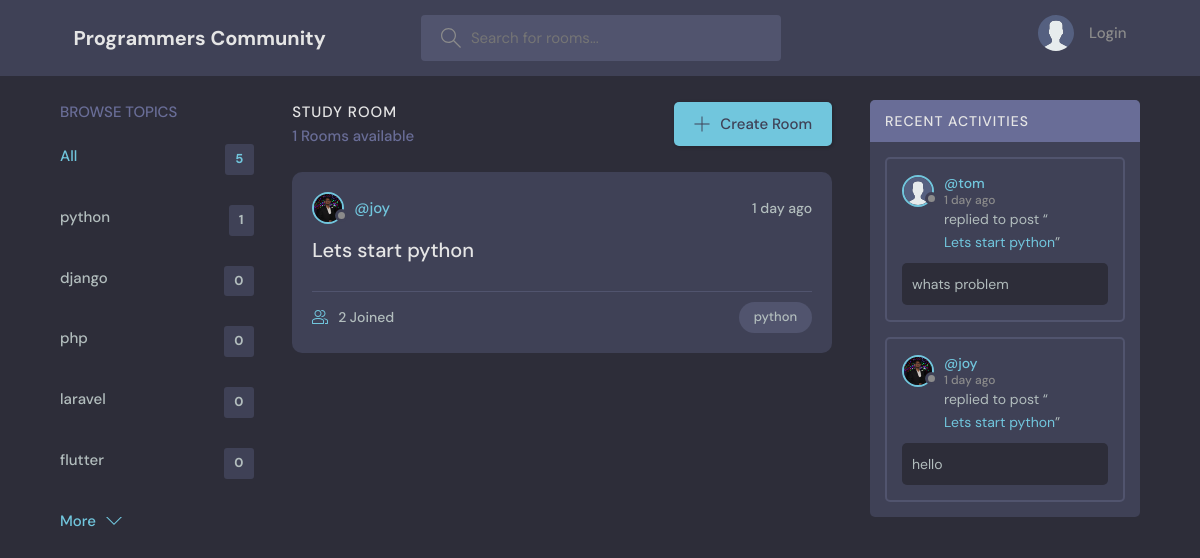
Before: / with the older database file.
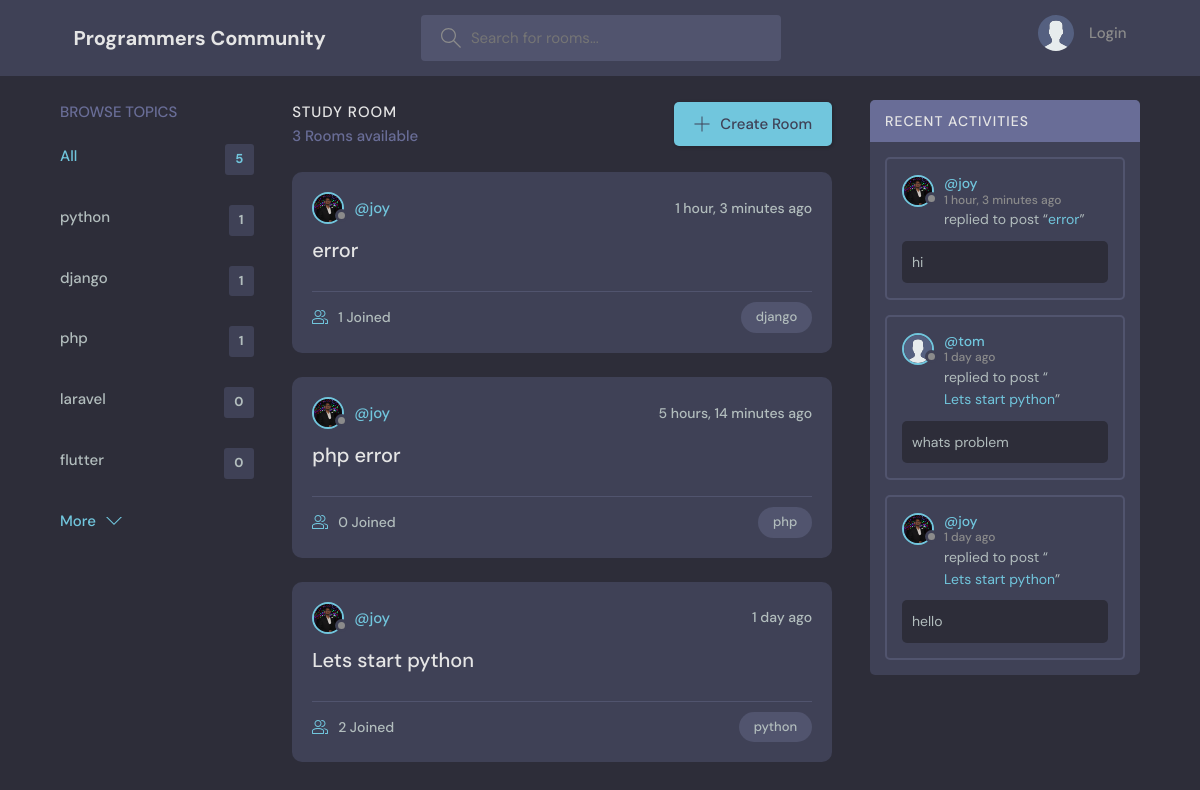
After: the same page with the newer database file.
### base/models.py (models this page shows, shortened)
class Topic(models.Model):
    name = models.CharField(max_length=200)

class Room(models.Model):
    host = models.ForeignKey(User, on_delete=models.SET_NULL, null=True)
    topic = models.ForeignKey(Topic, on_delete=models.SET_NULL, null=True)
    name = models.CharField(max_length = 200)
    description = models.TextField(null = True, blank = True)
    participants = models.ManyToManyField(User, related_name='participants', blank=True)
    updated = models.DateTimeField(auto_now = True)
    created = models.DateTimeField(auto_now_add = True)
    class Meta:
        ordering = ['-updated', '-created']
    def __str__(self):
        return self.name

class User(AbstractUser):
    name = models.CharField(max_length=300, null=True)
    email = models.EmailField(unique=True, null=True)
    bio = models.TextField(null=True)
    avatar = models.ImageField(default='avatar.svg', null=True)
    facebook = models.CharField(max_length=300, null=True, blank=True)
    twitter = models.CharField(max_length=300, null=True, blank=True)
    linkedin = models.CharField(max_length=300, null=True, blank=True)
    github = models.CharField(max_length=300, null=True, blank=True)
    website = models.URLField(null=True, blank=True)
    USERNAME_FIELD = 'email'
    REQUIRED_FIELDS = ['username']

class Message(models.Model):
    user = models.ForeignKey(User, on_delete=models.CASCADE)
    room = models.ForeignKey(Room, on_delete=models.CASCADE)
    body = models.TextField()
    updated = models.DateTimeField(auto_now = True)
    created = models.DateTimeField(auto_now_add = True)
    class Meta:
        ordering = ['-updated', '-created']

### base/views.py (the view)
# urls.py: path('', views.home, name='home'),
def home(request):
    q = request.GET.get('q') if request.GET.get('q') != None else ''
    rooms = Room.objects.filter(
        Q(topic__name__icontains=q) |
        Q(name__icontains=q) |
        Q(description__icontains=q)
    )
    topics = Topic.objects.all()[0:5]
    room_count = rooms.count()
    room_messages = Message.objects.filter(Q(room__topic__name__icontains=q))
    context = {'rooms':rooms, 'topics':topics, 'room_count':room_count, 'room_messages':room_messages}
    return render(request, 'base/home.html', context)

### base/templates/base/home.html (shortened to what this page needs)
{% extends 'base.html' %}
{% load static %}
{% block content %}
  <main class="layout layout--3">
    <div class="container">
      {% include 'base/topics_component.html' %}
      <div class="roomList">
        <div class="roomList__header">
          <div>
            <h2>Study Room</h2>
            <p>{{ room_count }} Rooms available</p>
          </div>
          <a class="btn btn--main" href="{% url 'create-room' %}">
            <svg version="1.1" xmlns="http://www.w3.org/2000/svg" width="32" height="32" viewBox="0 0 32 32">
              <title>add</title>
              <path
                d="M16.943 0.943h-1.885v14.115h-14.115v1.885h14.115v14.115h1.885v-14.115h14.115v-1.885h-14.115v-14.115z"
              ></path>
            </svg>
            Create Room
          </a>
        </div>
        {% include 'base/feed_component.html' %}
      </div>
      {% include 'base/activity_component.html' %}
    </div>
  </main>
{% endblock %}

### base/templates/base/topics_component.html
<div class="topics">
    <div class="topics__header">
      <h2>Browse Topics</h2>
    </div>
    <ul class="topics__list">
    <li>
        <a href="{% url 'home' %}" class="active">All <span>{{ topics.count }}</span></a>
    </li>
    {% for topic in topics %}
        <li>
            <a href="{% url 'home' %}?q={{ topic.name }}">{{ topic.name }} <span>{{ topic.room_set.all.count }}</span></a>
        </li>
    {% endfor %}
    </ul>
    <a class="btn btn--link" href="{% url 'topics' %}">
      More
      <svg version="1.1" xmlns="http://www.w3.org/2000/svg" width="32" height="32" viewBox="0 0 32 32">
        <title>chevron-down</title>
        <path d="M16 21l-13-13h-3l16 16 16-16h-3l-13 13z"></path>
      </svg>
    </a>
  </div>

### base/templates/base/feed_component.html (shortened to what this page needs)
{% for room in rooms %}
<div class="roomListRoom">
    <div class="roomListRoom__header">
        <a href="{% url 'profile' room.host.id %}" class="roomListRoom__author">
            <div class="avatar avatar--small">
                <img src="{{ room.host.avatar.url }}" />
            </div>
            <span>@{{room.host.username}}</span>
        </a>
        <div class="roomListRoom__actions">
            <span>{{room.created|timesince}} ago</span>
        </div>
    </div>
    <div class="roomListRoom__content">
        <a href="{% url 'room' room.id %}">{{room.name}}</a>
    </div>
    <div class="roomListRoom__meta">
        <a href="{% url 'room' room.id %}" class="roomListRoom__joined">
            {{room.participants.all.count}} Joined
        </a>
        <p class="roomListRoom__topic">{{room.topic.name}}</p>
    </div>
</div>
{% endfor %}

### base/templates/base/activity_component.html (shortened to what this page needs)
<div class="activities">
    <div class="activities__header">
        <h2>Recent Activities</h2>
    </div>
    {% for message in room_messages %}
    <div class="activities__box">
        <div class="activities__boxHeader roomListRoom__header">
            <a href="{% url 'profile' message.user.id %}" class="roomListRoom__author">
                <div class="avatar avatar--small">
                    <img src="{{ message.user.avatar.url }}" />
                </div>
                <p>
                    @{{ message.user.username }}
                    <span>{{ message.created|timesince }} ago</span>
                </p>
            </a>
        </div>
        <div class="activities__boxContent">
            <p>replied to post “<a href="{% url 'room' message.room.id %}">{{ message.room }}</a>”</p>
            <div class="activities__boxRoomContent">{{ message.body }}</div>
        </div>
    </div>
    {% endfor %}
</div>

Changed rows visible on the page:
computed for Topic "django": room_set.all.count "0" → "1"
computed for Topic "php": room_set.all.count "0" → "1"
added Room: host.avatar (picture), host.username "joy", created "1 hour, 3 minutes", name "error", participants.all.count "1", topic.name "django"
added Room: host.avatar (picture), host.username "joy", created "5 hours, 14 minutes", name "php error", participants.all.count "0", topic.name "php"
added Message: user.avatar (picture), user.username "joy", created "1 hour, 3 minutes", room "error", body "hi"
Other visible differences:
{{ room_count }}: "1" → "3"
